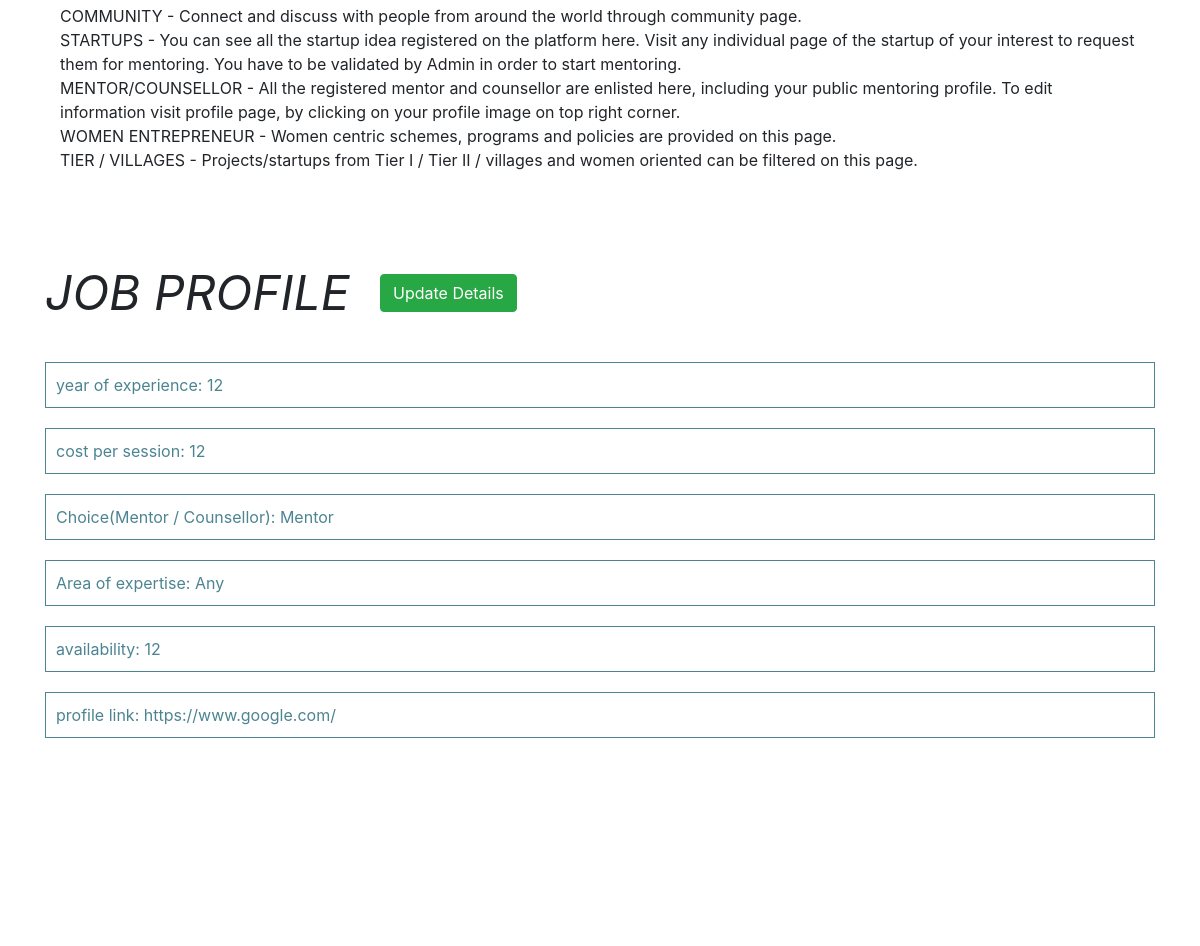
The page /profile/2 (signed in, middle part) on the database as committed earlier.
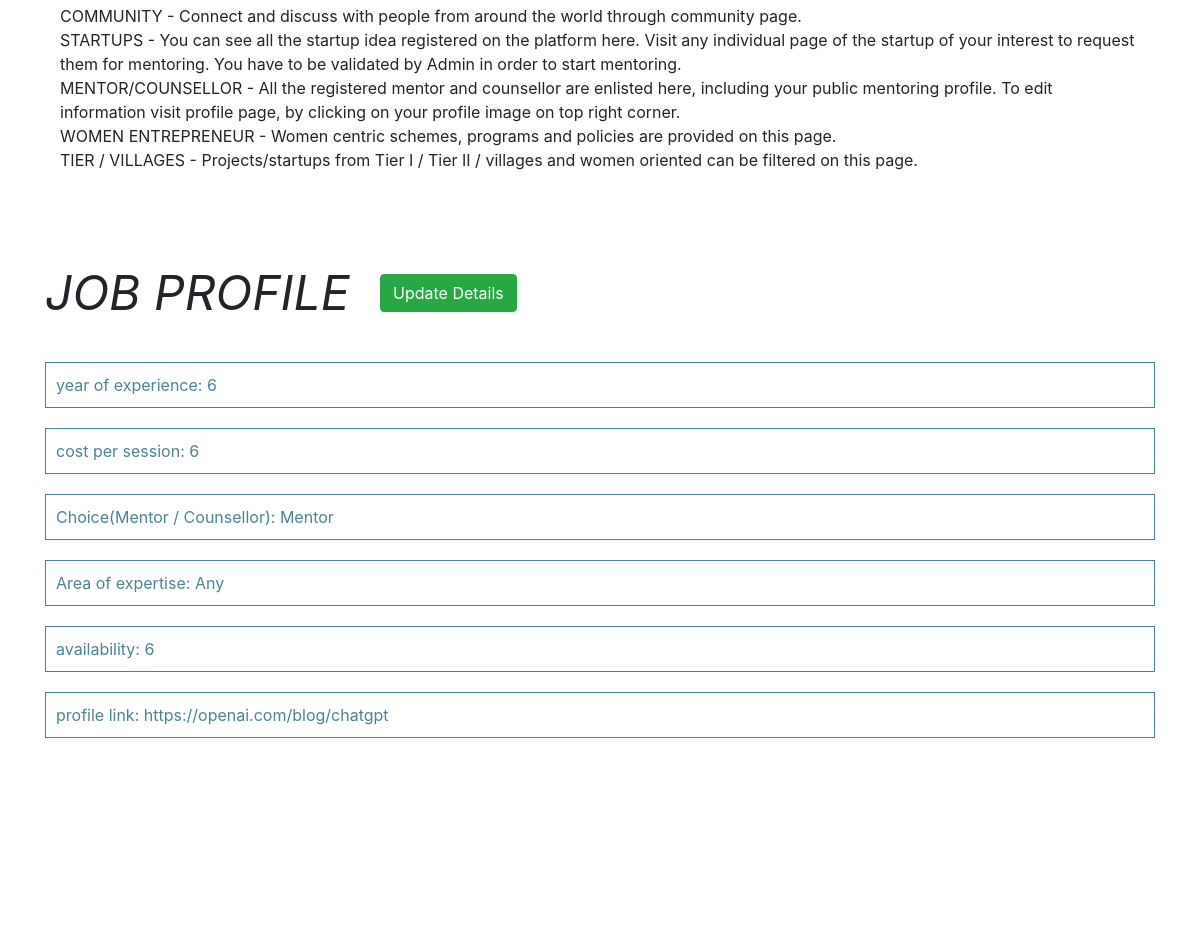
The same page on the database as committed later.
### flask_app/models.py (models this page shows, shortened)
class MentorCounsellor(db.Model):
    id = db.Column(db.Integer, primary_key=True)
    user = db.Column(db.Integer,db.ForeignKey('user.id'), nullable= False)
    year = db.Column(db.Integer, nullable= False)
    project = db.Column(db.Integer)
    cost = db.Column(db.Integer, nullable= False)
    choice = db.Column(db.String(100),nullable=False)
    expertise = db.Column(db.String(100),nullable=False)
    profile = db.Column(db.String(100), unique=True)
    availability = db.Column(db.Integer , default= False)
    name = db.Column(db.String(20), nullable=False)
    phone = db.Column(db.String(15), nullable=False)
    email = db.Column(db.String(120), unique=True, nullable=False)
    pic = db.Column(db.String(120), nullable=False, default='https://cdn.pixabay.com/photo/2015/10/05/22/37/blank-profile-picture-973460_1280.png')

### flask_app/routes.py (the view)
@app.route('/profile/<int:user_id>')
@login_required
def profile(user_id):
    user = User.query.get_or_404(user_id)
    if(current_user.position=='StartUp'):
        positions = Positions.query.all()
        projects = Project.query.all()
        return render_template("profile.html", user=user, positions=positions, projects=projects)
    elif(current_user.position=='Mentor' or current_user.position=='Counsellor'):
        mentors = MentorCounsellor.query.all()
        return render_template("profile.html", user=user , mentors=mentors)
    elif(current_user.position=='Validator' ):
        validator = Validator.query.all()
        return render_template("profile.html", user=user , validator=validator)
    elif(current_user.position=='Legal Advisor' ):
        legals = Legal_Advisor.query.all()
        return render_template("profile.html", user=user , legals=legals)
    elif(current_user.position=='Funding Agent' ):
        fundings = Funding_Agent.query.all()
        return render_template("profile.html", user=user , fundings=fundings)
    elif(current_user.position=='Linkage Agent' ):
        linkages = Linkage_Agent.query.all()
        return render_template("profile.html", user=user , linkages=linkages)
    elif(current_user.position=='Advertisement Agent' ):
        advertisers = Advertisement_Agent.query.all()
        return render_template("profile.html", user=user , advertisers=advertisers)
    elif(current_user.position=='Job Seeker' ):
        seekers = Open_to_work.query.all()
        return render_template("profile.html", user=user , seekers=seekers)
    return render_template("profile.html", user=user)

### flask_app/models.py (called while the page is built)
@login_manager.user_loader
def load_user(user_id):
    return User.query.get(int(user_id))

### flask_app/templates/profile.html (shortened to what this page needs)
{%extends "layout.html"%} {% block head %}
<link
  rel="stylesheet"
  href="{{url_for('static', filename='css/profile.css')}}"
/>
{% endblock %} {% block content %}
<div class="profile-div container">
  {% if user.id == current_user.id %}
  <div id="Four" class="tabcontent show-on-scroll inline-photo">
    {% if current_user.position == 'Admin' %}
    <p>- All the pages are available to Admin.
      <br>
      - As an admin, you will have to validate mentors, counsellor and validator registered on UNICORN.
      <br>
      - You can edit/moderate discussions on the community page.
      <br>
      - You can edit/restrict different users on the platform, if they are found violating the terms and conditions of UNICORN. </p>
    {% elif current_user.position == 'Mentor' %}
    <p>COMMUNITY - Connect and discuss with people from around the world through community page.
      <br>
      STARTUPS - You can see all the startup idea registered on the platform here. Visit any individual page of the startup of your interest to request them for mentoring. You have to be validated by Admin in order to start mentoring.
      <br>
      MENTOR/COUNSELLOR - All the registered mentor and counsellor are enlisted here, including your public mentoring profile. To edit information visit profile page, by clicking on your profile image on top right corner.
      <br>
      WOMEN ENTREPRENEUR - Women centric schemes, programs and policies are provided on this page.
      <br>
      TIER / VILLAGES - Projects/startups from Tier I / Tier II / villages and women oriented can be filtered on this page.
    </p>
    {% else %}
    <p>Please get assigned a position first.</p>
    {% endif %}
  </div>
  {% endif %}
  <br>
  <br>
  <br>
  {% if user.id == current_user.id and not current_user.position=='StartUp' and not current_user.position=='Admin' %}
  <h1 class="show-on-scroll inline-photo" style="font-weight: 400; font-style: italic; font-size: 3rem; float: left; margin-right: 30px;">JOB PROFILE</h1>
  {% endif %}
  {% if user.id == current_user.id and ( current_user.position=='Mentor' or current_user.position=='Counsellor') %}
  {% for mentor in mentors %}
  {% if mentor.user==current_user.id %}
  <a class="btn btn-success show-on-scroll inline-photo" style="margin-top: 10px; margin-bottom: 40px;" href="{{url_for('mentor_profile', user_id=mentor.id)}}">Update Details</a>
  <input class="show-on-scroll inline-photo" type="text" placeholder="year of experience: {{ mentor.year }}"></input>
  <input class="show-on-scroll inline-photo" type="text" placeholder="cost per session: {{ mentor.cost }}"></input>
  <input class="show-on-scroll inline-photo" type="text" placeholder="Choice(Mentor / Counsellor): {{ mentor.choice }}"></input>
  <input class="show-on-scroll inline-photo" type="text" placeholder="Area of expertise: {{ mentor.expertise }}"></input>
  <input class="show-on-scroll inline-photo" type="text" placeholder="availability: {{ mentor.availability }}"></input>
  <input class="show-on-scroll inline-photo" type="text" placeholder="profile link: {{ mentor.profile }}"></input>
  {% endif %}
  {% endfor %}
  {% endif %}
</div>
{% endblock %}

### flask_app/templates/layout.html (shortened to what this page needs)
<!DOCTYPE html>
<html lang="en">
  <head>
    <link
      rel="stylesheet"
      href="https://cdn.jsdelivr.net/npm/bootstrap@4.5.3/dist/css/bootstrap.min.css"
    />
    <link
      rel="stylesheet"
      href="https://maxcdn.bootstrapcdn.com/bootstrap/4.0.0/css/bootstrap.min.css"
    />
    <link
      rel="stylesheet"
      href="https://stackpath.bootstrapcdn.com/bootstrap/4.3.1/css/bootstrap.min.css"
    />
    <link rel="stylesheet" href="../static/css/style.css" />
    {% block head %} {% block title %}{% endblock %} {% endblock %}
  </head>
  <body>
    <div class="container-fluid px-0">
      {%block content%} {%endblock%}
    </div>
  </body>
</html>

### flask_app/static/css/style.css (style rules this page uses)
.inline-photo { opacity: 0; transform: translateY(50px); transition: transform 2s .25s cubic-bezier(0,1,.3,1), opacity .3s .25s ease-out; will-change: transform, opacity; }
.inline-photo.is-visible { opacity: 1; transform: rotateY(0); }

### flask_app/static/css/profile.css (style rules this page uses)
.profile-div { padding-top: 200px; padding-bottom: 100px; }
input[type=text] { width: 100%; border: 1px solid #4C8492; margin: 10px 0; padding: 10px; outline: none; }
::placeholder { color: #4C8492; }

### flask_app/templates/profile.html (style rules this page uses)
.tabcontent { display: none; padding: 25px 15px 5px 15px; border-top: none; }

Rows that differ between the two databases and show on the page:
changed MentorCounsellor "Choice(Mentor / Counsellor): Mentor": year "year of experience: 12" → "year of experience: 6"; cost "cost per session: 12" → "cost per session: 6"; availability "availability: 12" → "availability: 6"; profile "profile link: https://www.google.com/" → "profile link: https://openai.com/blog/chatgpt"
